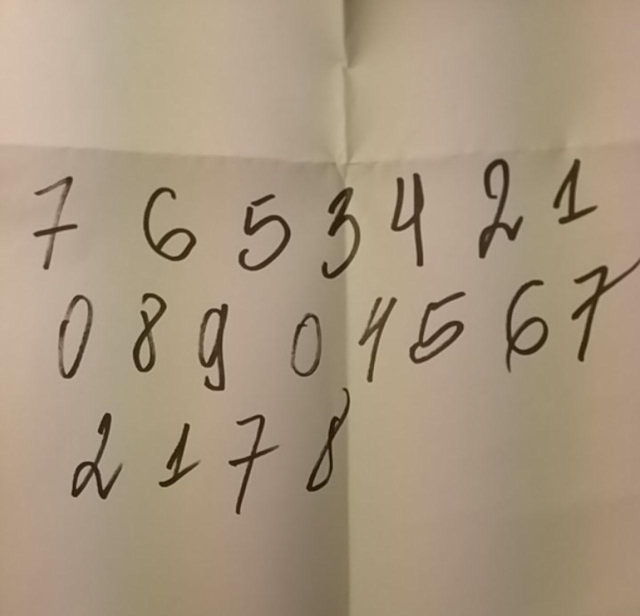
#> input picture resources/numbers.jpg, 1280 x 1231 px (shown at 1/2 size)
$ python -i mnistFormat.py   (imports and definitions only)
#> lines starting #> are read from the running program, lines starting #| are printed output that depends on the picture; after the words box and inside, x2 and y2 are one past the last pixel; in counts of white or black regions, pixels touching at a corner belong together
import cv2

import numpy as np
from scipy import ndimage, math


def _getBestShift(img):
    """
    This functions code taken from: https://github.com/opensourcesblog/tensorflow-mnist/blob/master/mnist.py
    """

    cy, cx = ndimage.measurements.center_of_mass(img)

    rows, cols = img.shape
    shiftx = np.round(cols / 2.0 - cx).astype(int)
    shifty = np.round(rows / 2.0 - cy).astype(int)

    return shiftx, shifty


def _shift(img, sx, sy):
    """
    This functions code taken from: https://github.com/opensourcesblog/tensorflow-mnist/blob/master/mnist.py
    """

    rows, cols = img.shape
    M = np.float32([[1, 0, sx], [0, 1, sy]])
    shifted = cv2.warpAffine(img, M, (cols, rows))
    return shifted


def convertImageToMnistStandart(imagePath):
    """
    This functions code taken from: https://github.com/opensourcesblog/tensorflow-mnist/blob/master/mnist.py
    """
#> called with imagePath = '../../resources/numbers.jpg'

    # read the image
    gray = cv2.imread(imagePath, 0)
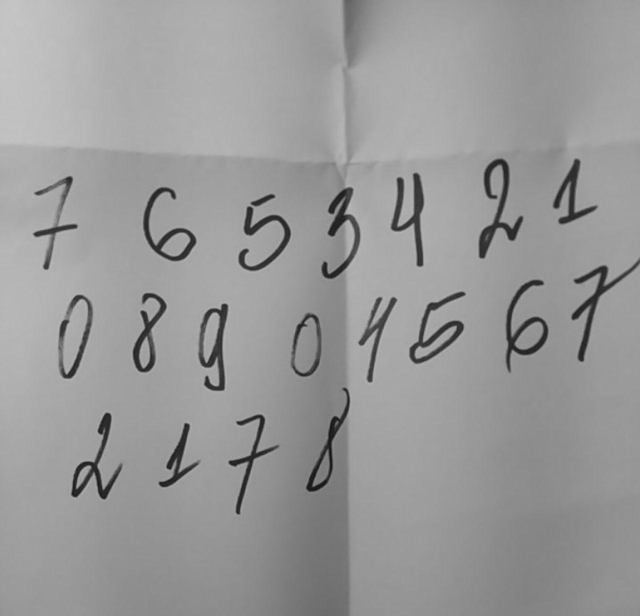
#> gray: shape (1231, 1280) (shown at 1/2 size); min 13, max 198, mean 152.8

    # rescale it
    gray = cv2.resize(255 - gray, (28, 28))
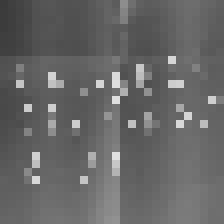
#> gray: shape (28, 28) (shown 8 times larger); min 59, max 225, mean 102.6
    # better black and white version
    (_, gray) = cv2.threshold(gray, 128, 255, cv2.THRESH_BINARY | cv2.THRESH_OTSU)
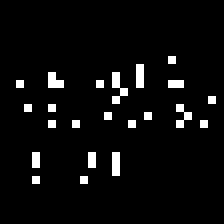
#> gray: shape (28, 28) (shown 8 times larger); 4.6% white in thin lines or dots, all inside (x1, y1, x2, y2) = (2, 7, 27, 23)

    while np.sum(gray[0]) == 0:
        gray = gray[1:]
#> this loop made 7 passes
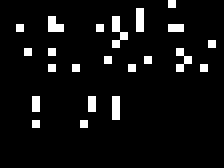
#> gray: shape (21, 28) (shown 8 times larger); 6.1% white in thin lines or dots, all inside (x1, y1, x2, y2) = (2, 0, 27, 16)

    while np.sum(gray[:, 0]) == 0:
        gray = np.delete(gray, 0, 1)
#> this loop made 2 passes
#> pass 1, in convertImageToMnistStandart, `gray = np.delete(gray, 0, 1)`:
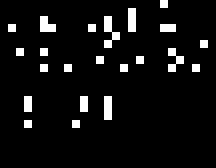
#> gray: shape (21, 27) (shown 8 times larger); 6.3% white in thin lines or dots, all inside (x1, y1, x2, y2) = (1, 0, 26, 16)
#> pass 2, in convertImageToMnistStandart, `gray = np.delete(gray, 0, 1)`:
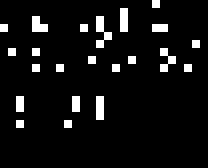
#> gray: shape (21, 26) (shown 8 times larger); 6.6% white in thin lines or dots, all inside (x1, y1, x2, y2) = (0, 0, 25, 16)

    while np.sum(gray[-1]) == 0:
        gray = gray[:-1]
#> this loop made 5 passes
#> pass 1, in convertImageToMnistStandart, `gray = gray[:-1]`:
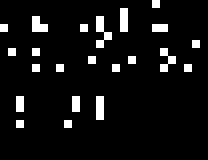
#> gray: shape (20, 26) (shown 8 times larger); 6.9% white in thin lines or dots, all inside (x1, y1, x2, y2) = (0, 0, 25, 16)

    while np.sum(gray[:, -1]) == 0:
        gray = np.delete(gray, -1, 1)
#> this loop made 1 pass

    rows, cols = gray.shape
#> rows = 16; cols = 25

    if rows > cols:
        factor = 20.0 / rows
        rows = 20
        cols = int(round(cols * factor))
        # first cols than rows
        gray = cv2.resize(gray, (cols, rows))
    else:
        factor = 20.0 / cols
#> factor = 0.8
        cols = 20
        rows = int(round(rows * factor))
#> rows = 13
        # first cols than rows
        gray = cv2.resize(gray, (cols, rows))

#> (the run stopped early here; a loop or call above may not have finished)
